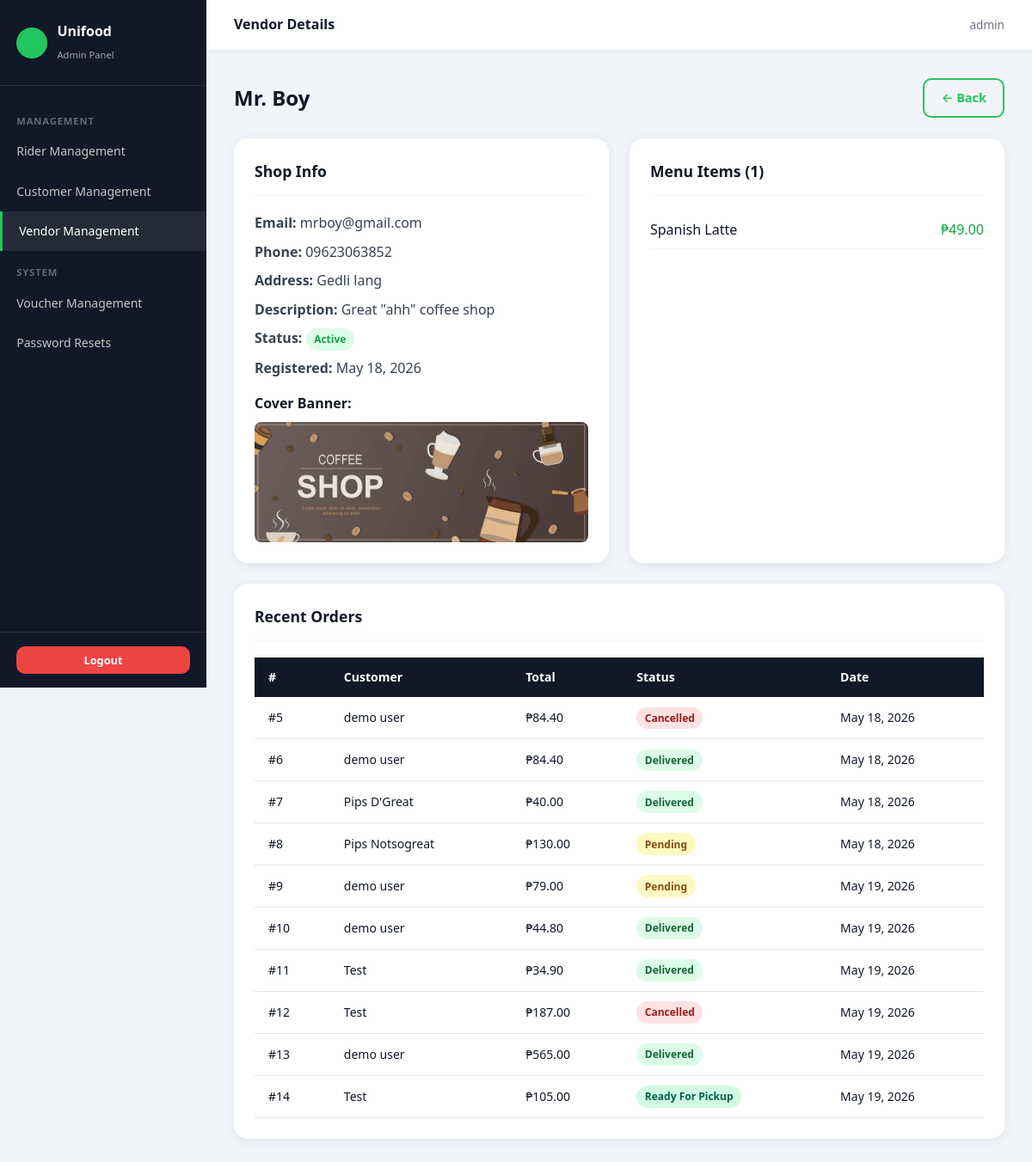
Screenshot of /admin/vendors/2/view (signed in) with the database file from the repository.
### models.py (models this page shows, shortened)
class Vendor(db.Model):
    __tablename__ = 'vendors'
    id = db.Column(db.Integer, primary_key=True)
    shop_name = db.Column(db.String(100), nullable=False)
    email = db.Column(db.String(120), unique=True, nullable=False)
    password_hash = db.Column(db.String(256), nullable=False)
    phone = db.Column(db.String(20))
    cover_banner = db.Column(db.String(255))
    shop_logo = db.Column(db.String(255))
    shop_type = db.Column(db.String(50), default='restaurant')  # restaurant, cafe, bakery, etc.
    address = db.Column(db.String(255))
    business_address = db.Column(db.String(255))
    business_city = db.Column(db.String(100))
    vendor_barangay = db.Column(db.String(100))  # used for shipping distance calc
    description = db.Column(db.Text)
    proposal = db.Column(db.Text)
    status = db.Column(db.String(20), default='pending')
    created_at = db.Column(db.DateTime, default=datetime.utcnow)
    categories = db.relationship('Category', backref='vendor', lazy=True,
                                 cascade='all, delete-orphan')
    menu_items = db.relationship('MenuItem', backref='vendor', lazy=True,
                                 cascade='all, delete-orphan')
    orders = db.relationship('Order', backref='vendor', lazy=True,
                              foreign_keys='Order.vendor_id')

class MenuItem(db.Model):
    __tablename__ = 'menu_items'
    id = db.Column(db.Integer, primary_key=True)
    vendor_id = db.Column(db.Integer, db.ForeignKey('vendors.id'), nullable=False)
    category_id = db.Column(db.Integer, db.ForeignKey('categories.id'), nullable=True)
    name = db.Column(db.String(100), nullable=False)
    description = db.Column(db.Text)
    price = db.Column(db.Float, nullable=False)
    image = db.Column(db.String(255))
    is_available = db.Column(db.Boolean, default=True)
    created_at = db.Column(db.DateTime, default=datetime.utcnow)
    order_items = db.relationship('OrderItem', backref='menu_item', lazy=True)

class Order(db.Model):
    __tablename__ = 'orders'
    id = db.Column(db.Integer, primary_key=True)
    customer_id = db.Column(db.Integer, db.ForeignKey('customers.id'), nullable=False)
    vendor_id = db.Column(db.Integer, db.ForeignKey('vendors.id'), nullable=False)
    rider_id = db.Column(db.Integer, db.ForeignKey('riders.id'), nullable=True)
    voucher_id = db.Column(db.Integer, db.ForeignKey('vouchers.id'), nullable=True)
    status = db.Column(db.String(30), default='pending')
    payment_method = db.Column(db.String(20))
    payment_status = db.Column(db.String(20), default='pending')
    subtotal = db.Column(db.Float, default=0)
    discount = db.Column(db.Float, default=0)
    total = db.Column(db.Float, default=0)
    delivery_address = db.Column(db.String(255))
    province = db.Column(db.String(100))
    region = db.Column(db.String(100))
    city = db.Column(db.String(100))
    barangay = db.Column(db.String(100))
    gcash_reference = db.Column(db.String(50))
    notes = db.Column(db.Text)
    proof_of_delivery = db.Column(db.String(255))
    delivery_phase = db.Column(db.String(30), default='going_to_vendor')
    shipping_fee = db.Column(db.Float, default=0.0)   # rider\'s delivery earnings
    distance_km = db.Column(db.Float, nullable=True)  # calculated vendor→customer distance
    created_at = db.Column(db.DateTime, default=datetime.utcnow)
    updated_at = db.Column(db.DateTime, default=datetime.utcnow, onupdate=datetime.utcnow)
    items = db.relationship('OrderItem', backref='order', lazy=True,
                            cascade='all, delete-orphan')
    voucher = db.relationship('Voucher', backref='orders', lazy=True)

class Customer(db.Model):
    __tablename__ = 'customers'
    id = db.Column(db.Integer, primary_key=True)
    name = db.Column(db.String(100), nullable=False)
    email = db.Column(db.String(120), unique=True, nullable=False)
    password_hash = db.Column(db.String(256), nullable=False)
    phone = db.Column(db.String(20))
    address = db.Column(db.String(255))
    province = db.Column(db.String(100))
    region = db.Column(db.String(100))
    city = db.Column(db.String(100))
    barangay = db.Column(db.String(100))
    status = db.Column(db.String(20), default='pending')  # active, suspended, banned, pending
    id_document = db.Column(db.String(255), nullable=True)
    created_at = db.Column(db.DateTime, default=datetime.utcnow)
    orders = db.relationship('Order', backref='customer', lazy=True)
    voucher_usages = db.relationship('VoucherUsage', backref='customer', lazy=True)

### routes/admin.py (the view)
@admin_bp.route('/vendors/<int:vendor_id>/view')
@admin_required
def vendor_view(vendor_id):
    vendor = Vendor.query.get_or_404(vendor_id)
    return render_template('admin/vendor_view.html', vendor=vendor)

### routes/admin.py (called while the page is built)
def admin_required(f):
    @wraps(f)
    def decorated(*args, **kwargs):
        if 'admin_id' not in session:
            flash('Please log in as admin.', 'error')
            return redirect(url_for('admin.login'))
        return f(*args, **kwargs)
    return decorated

### templates/admin/vendor_view.html (shortened to what this page needs)
{% extends 'admin/base.html' %}
{% block page_title %}Vendor Details{% endblock %}
{% block content %}
<div class="page-header flex-between"> <h2> {{ vendor.shop_name }}</h2> <a href="{{ url_for('admin.vendors') }}" class="btn btn-outline">← Back</a>
</div> <div style="display:grid;grid-template-columns:1fr 1fr;gap:1.5rem;"> <div class="card"> <div class="card-header"><span class="card-title">Shop Info</span></div> <p><strong>Email:</strong> {{ vendor.email }}</p> <p class="mt-1"><strong>Phone:</strong> {{ vendor.phone or '—' }}</p> <p class="mt-1"><strong>Address:</strong> {{ vendor.address or '—' }}</p> <p class="mt-1"><strong>Description:</strong> {{ vendor.description or '—' }}</p> <p class="mt-1"><strong>Status:</strong> <span class="badge {% if vendor.status == 'active' %}badge-success{% else %}badge-danger{% endif %}"> {{ vendor.status.title() }} </span> </p> <p class="mt-1"><strong>Registered:</strong> {{ vendor.created_at.strftime('%B %d, %Y') }}</p> {% if vendor.cover_banner %} <div class="mt-2"> <strong>Cover Banner:</strong><br> <img src="{{ url_for('static', filename=vendor.cover_banner) }}"
           style="width:100%;height:140px;object-fit:cover;border-radius:8px;margin-top:.5rem;"> </div> {% endif %} </div> <div class="card"> <div class="card-header"><span class="card-title">Menu Items ({{ vendor.menu_items|length }})</span></div> {% if vendor.menu_items %}
    {% for item in vendor.menu_items[:8] %} <div style="display:flex;justify-content:space-between;padding:.5rem 0;border-bottom:1px solid #f3f4f6;"> <span>{{ item.name }}</span> <span class="text-green">₱{{ '%.2f'|format(item.price) }}</span> </div> {% endfor %}
    {% else %} <p class="text-gray">No items yet.</p> {% endif %} </div>
</div> <div class="card"> <div class="card-header"><span class="card-title">Recent Orders</span></div> {% if vendor.orders %} <div class="table-wrap"> <table> <thead><tr><th>#</th><th>Customer</th><th>Total</th><th>Status</th><th>Date</th></tr></thead> <tbody> {% for order in vendor.orders[-10:] %} <tr> <td>#{{ order.id }}</td> <td>{{ order.customer.name }}</td> <td>₱{{ '%.2f'|format(order.total) }}</td> <td><span class="badge status-{{ order.status }}">{{ order.status.replace('_',' ').title() }}</span></td> <td>{{ order.created_at.strftime('%b %d, %Y') }}</td> </tr> {% endfor %} </tbody> </table> </div> {% else %} <p class="text-gray">No orders yet.</p> {% endif %}
</div>
{% endblock %}

### static/css/main.css (style rules this page uses)
:root { --green: #22c55e; --green-light: #4ade80; --green-pale: #dcfce7; --green-dark: #16a34a; --black: #111827; --gray-dark: #374151; --gray: #6b7280; --gray-light: #e5e7eb; --gray-pale: #f9fafb; --white: #ffffff; --danger: #ef4444; --warning: #f59e0b; --info: #3b82f6; --shadow: 0 2px 12px rgba(0,0,0,.08); --shadow-lg: 0 8px 30px rgba(0,0,0,.12); --radius: 10px; --radius-lg: 16px; }
*, *::before, *::after { box-sizing: border-box; margin: 0; padding: 0; }
html { font-size: 16px; scroll-behavior: smooth; }
body { font-family: 'Segoe UI', system-ui, -apple-system, sans-serif; background: var(--gray-pale); color: var(--black); line-height: 1.6; min-height: 100vh; }
a { color: var(--green-dark); text-decoration: none; }
img { max-width: 100%; display: block; }
h2 { font-size: 1.5rem; font-weight: 700; }
p { color: var(--gray-dark); }
.btn { display: inline-flex; align-items: center; gap: .4rem; padding: .6rem 1.2rem; border: none; border-radius: var(--radius); font-size: .9rem; font-weight: 600; cursor: pointer; transition: all .2s; white-space: nowrap; }
.btn-outline { background: transparent; border: 2px solid var(--green); color: var(--green); }
.card { background: var(--white); border-radius: var(--radius-lg); box-shadow: var(--shadow); padding: 1.5rem; margin-bottom: 1.5rem; }
.card-header { display: flex; align-items: center; justify-content: space-between; margin-bottom: 1.2rem; padding-bottom: .8rem; border-bottom: 2px solid var(--gray-pale); }
.card-title { font-size: 1.1rem; font-weight: 700; }
.badge { display: inline-block; padding: .2rem .6rem; border-radius: 999px; font-size: .75rem; font-weight: 600; text-transform: capitalize; }
.badge-success { background: var(--green-pale); color: var(--green-dark); }
.table-wrap { overflow-x: auto; }
table { width: 100%; border-collapse: collapse; font-size: .875rem; }
thead th { background: var(--black); color: var(--white); padding: .75rem 1rem; text-align: left; font-weight: 600; white-space: nowrap; }
tbody tr { border-bottom: 1px solid var(--gray-light); transition: background .15s; }
tbody td { padding: .7rem 1rem; vertical-align: middle; }
.page-header { margin-bottom: 1.5rem; }
.page-header h2 { color: var(--black); }
.status-pending { background: #fef9c3; color: #854d0e; }
.status-ready_for_pickup { background: #d1fae5; color: #065f46; }
.status-delivered { background: #dcfce7; color: #166534; }
.status-cancelled { background: #fee2e2; color: #991b1b; }
.text-green { color: var(--green-dark); }
.mt-1 { margin-top: .5rem; }
.mt-2 { margin-top: 1rem; }
.flex-between { display: flex; justify-content: space-between; align-items: center; }

### templates/admin/base.html (style rules this page uses)
body { background: #f1f5f9; }

### rows the page displays
Vendor: shop_name "Mr. Boy", email "mrboy@gmail.com", phone "09623063852", address "Gedli lang", description "Great \"ahh\" coffee shop", status "Active", created_at "May 18, 2026", cover_banner (picture)
MenuItem: name "Spanish Latte", price "49.00"
Order: id "5", customer.name "demo user", total "84.40", status.replace "Cancelled", created_at "May 18, 2026"
Order: id "6", customer.name "demo user", total "84.40", status.replace "Delivered", created_at "May 18, 2026"
Order: id "7", customer.name "Pips D'Great", total "40.00", status.replace "Delivered", created_at "May 18, 2026"
Order: id "8", customer.name "Pips Notsogreat", total "130.00", status.replace "Pending", created_at "May 18, 2026"
Order: id "9", customer.name "demo user", total "79.00", status.replace "Pending", created_at "May 19, 2026"
Order: id "10", customer.name "demo user", total "44.80", status.replace "Delivered", created_at "May 19, 2026"
Order: id "11", customer.name "Test", total "34.90", status.replace "Delivered", created_at "May 19, 2026"
Order: id "12", customer.name "Test", total "187.00", status.replace "Cancelled", created_at "May 19, 2026"
Order: id "13", customer.name "demo user", total "565.00", status.replace "Delivered", created_at "May 19, 2026"
Order: id "14", customer.name "Test", total "105.00", status.replace "Ready For Pickup", created_at "May 19, 2026"

### other values shown
{{ session.get('admin_username','Admin') }} "admin"
{{ vendor.menu_items|length }} "1"
